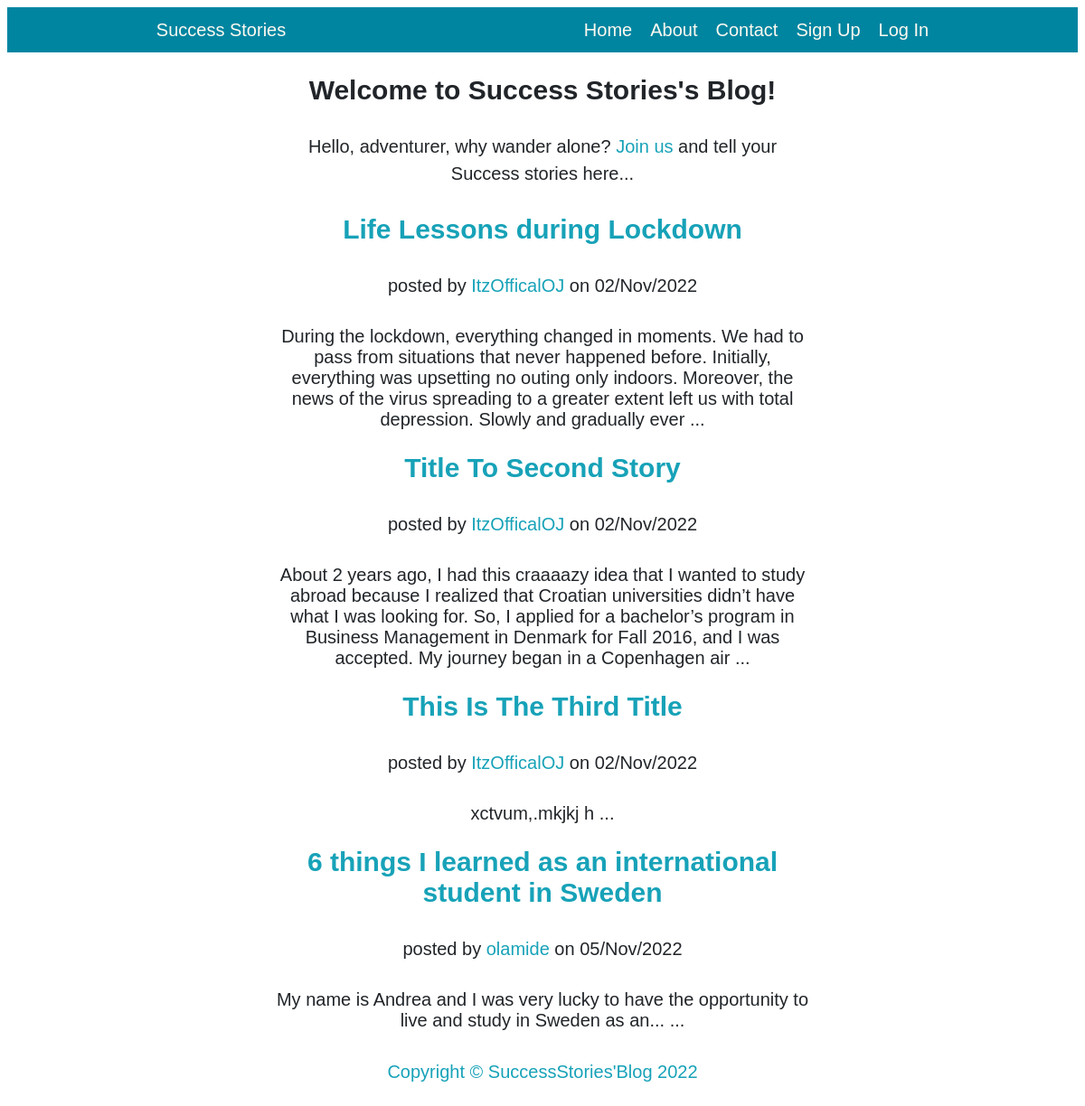
Before: / with the older database file.
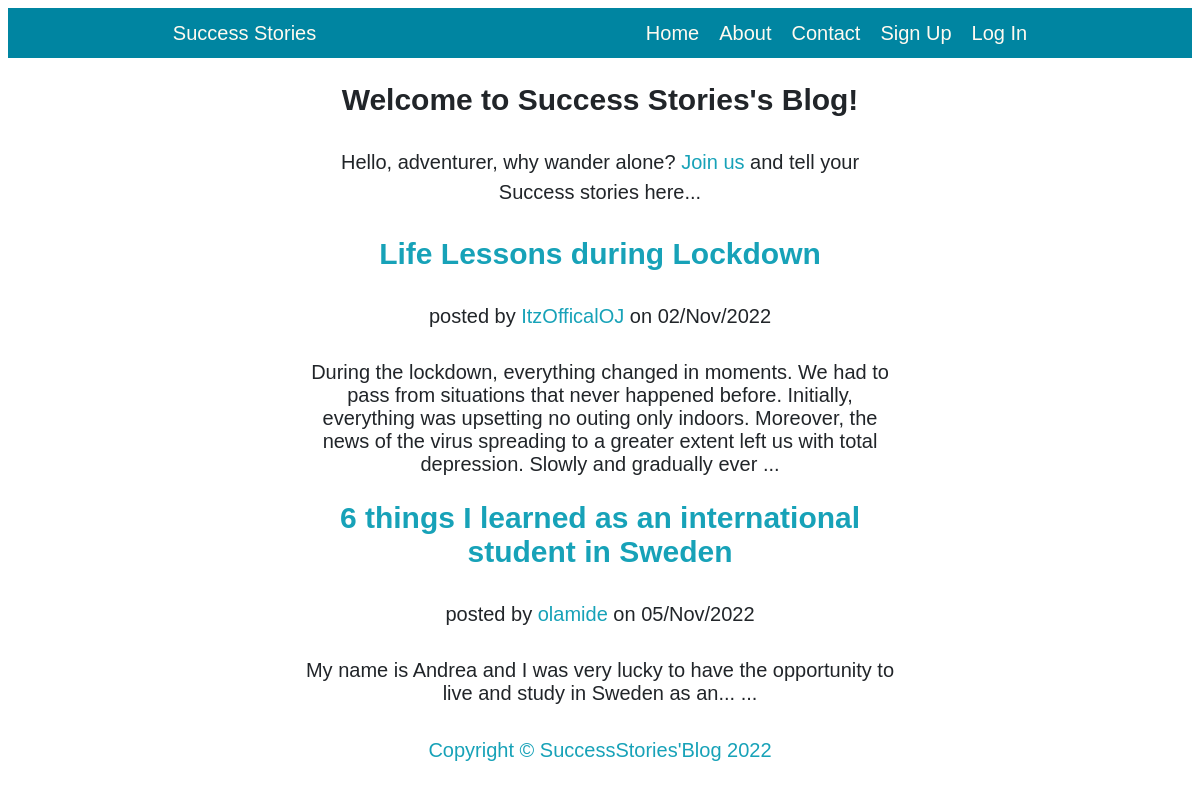
After: the same page with the newer database file.
### app.py (models this page shows, shortened)
class Post(db.Model):
    __tablename__ = "posts"
    id = db.Column(db.Integer, primary_key=True)
    title = db.Column(db.String(80), nullable=False)
    content = db.Column(db.String, nullable=False)
    created_on = db.Column(db.DateTime, default=datetime.now())
    user_id = db.Column(db.Integer, db.ForeignKey("users.id"), unique=False, nullable=False)
    author = db.Column(db.String, nullable=False)
    created_by = db.relationship("User", back_populates="post_by")

### app.py (the view)
@app.route('/')
def index():
    post = Post.query.filter_by().all()
    context = {
        "posts":post
    }
    return render_template('index.html', **context)

### templates/index.html
{% extends 'layout.html' %} {% block content %}
{% if current_user.is_authenticated %}
<h2>Welcome to Success Stories's Blog, {{current_user.username}}!</h2>
<p><a href="{{url_for('contribute')}}" class="button">Contribute</a></p>
{% else %}
<h2>Welcome  to Success Stories's Blog! </h2>
<p>Hello, adventurer, why wander alone? <a href="{{url_for('login')}}">Join us</a> and tell your Success stories here...</p>
{% endif %}
{% for post in posts%}
<div class="post-preview">
  <a href="/post/{{post.id}}/">
    <h2 class="post-tilte">
      {{post.title}}
    </h2>
  </a>
  <p class="post-meta"> posted by
    <a href="#">{{post.author}}</a> on {{post.created_on.strftime('%d/%b/%Y')}}</p>
    {{ post.content[0:300] }} ...
</div>
{% endfor %}
{% endblock content %}

### templates/layout.html (shortened to what this page needs)
<!DOCTYPE html>
<html lang="en">
  <head>
    <link
      rel="stylesheet"
      href="{{url_for('static',filename= 'css/clean-blog.css')}}"
    />
  </head>
  <body>
    <header>
      <div class="Blog_tittle">
        <a href="{{url_for('index')}}">Success Stories</a>
      </div>
      <div class="navs">
        {% if current_user.is_authenticated %}
        <a href="{{url_for('index')}}">Home</a>
        <a href="{{url_for('about')}}">About</a>
        <a href="{{url_for('contribute')}}">Contribute</a>
        <a href="{{url_for('contact')}}">Contact</a>
        <a href="{{url_for('logout')}}">Log Out</a>
        {% else %}
        <a href="{{url_for('index')}}">Home</a>
        <a href="{{url_for('about')}}">About</a>
        <a href="{{url_for('contact')}}">Contact</a>
        <a href="{{url_for('register')}}">Sign Up</a>
        <a href="{{url_for('login')}}">Log In</a>
        {% endif %}
      </div>
    </header>
    <main class="container">{% block content %}{% endblock content %}</main>
      <p class="footer">
        <a href="#"
          >Copyright © SuccessStories'Blog <script>document.write(new Date().getFullYear());</script> </a>
      </p>
  </body>
</html>

### static/css/clean-blog.css (style rules this page uses)
* { font-family: Arial, Helvetica, sans-serif; box-sizing: border-box; }
body { font-size:20px; color:#212529; text-align: center; font-family:Lora,'Times New Roman',serif, }
header { display: flex; flex-flow: row wrap; justify-content: space-between; margin-bottom: 20px; background-color: #0085a1; min-height: 50px; max-height: auto; }
header > * { flex: 1 1 auto; }
header a { margin: 10px; color: floralwhite; text-decoration: none; white-space: nowrap; }
a { text-decoration: none; color: #17a2b8; }
.navs, .Blog_tittle { display: flex; flex-wrap: wrap; align-content: center; justify-content: center; }
.container { width: 50%; margin: auto; }
p { line-height:1.5;margin:30px 0 }

Changed rows visible on the page:
removed Post: title "Title To Second Story", author "ItzOfficalOJ", created_on "02/Nov/2022", content "About 2 years ago, I had this craaaazy idea that I wanted to study abroad because I realized that Croatian universities didn’t have what I was looking for. So, I applied for a bachelor’s program in Business Management in Denmark for Fall 2016, and I was accepted. My journey began in a Copenhagen air"
removed Post: title "This Is The Third Title", author "ItzOfficalOJ", created_on "02/Nov/2022", content "xctvum,.mkjkj h"
